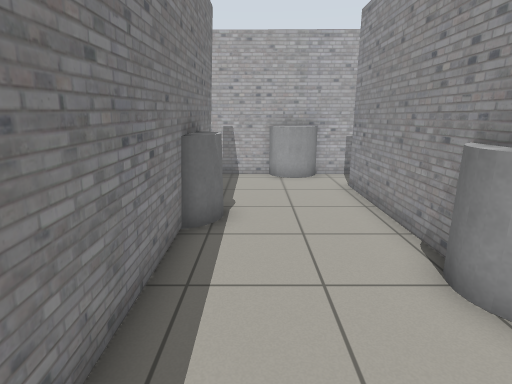
View 1 (above)

14 first-person views from a walk through a robot-simulator world made for Gazebo. The camera is 1.2 m above the floor, tilts 14° down and sees 80° across. The floor is counted in squares, 0.5 m on a side. Each view is taken from the middle of a square. On the plan, view 1 faces up. The plan holds only what a view shows up to about 18 squares ahead; the rest is blank. The place goes on beyond the plan. Robots are left out.

View 2
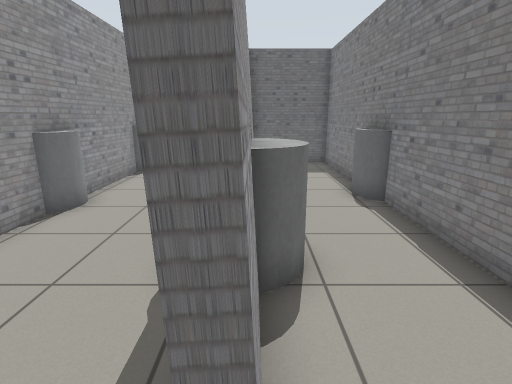

View 3
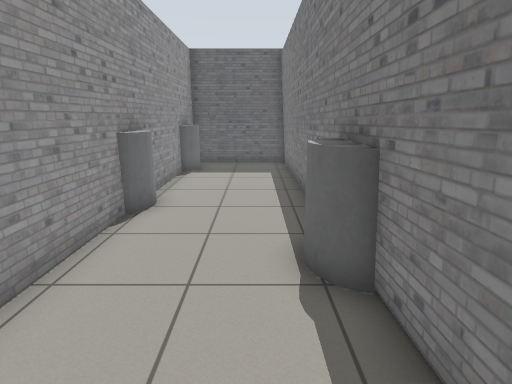

View 4
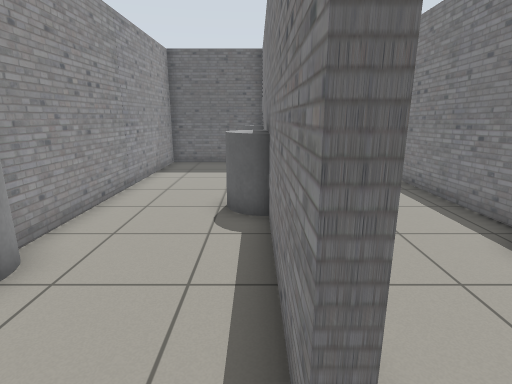

View 5
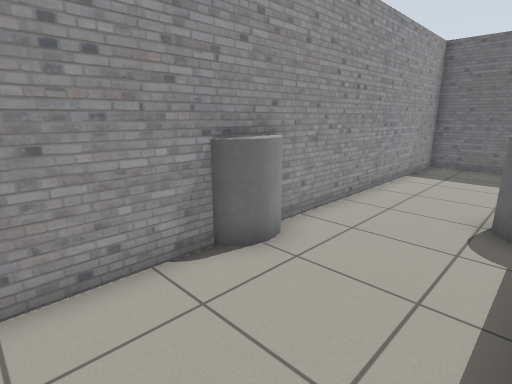

View 6
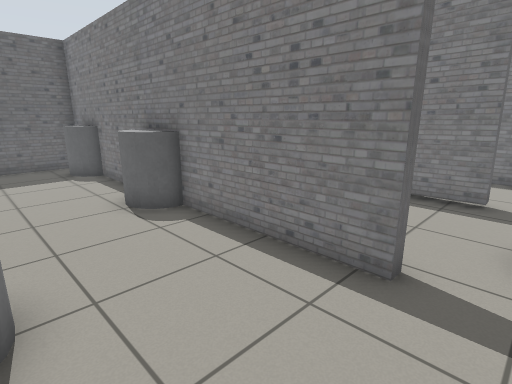

View 7
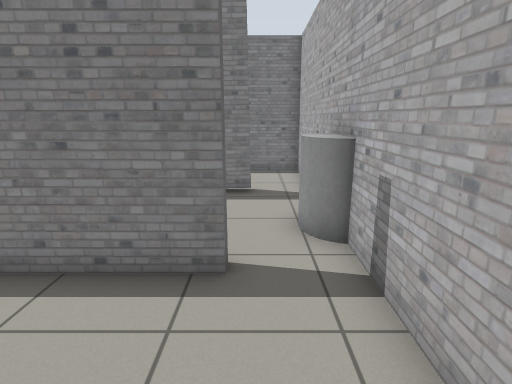

View 8
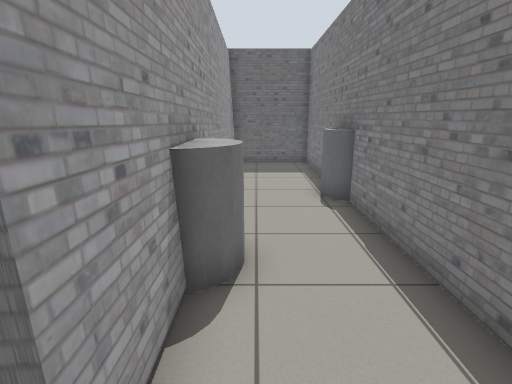

View 9
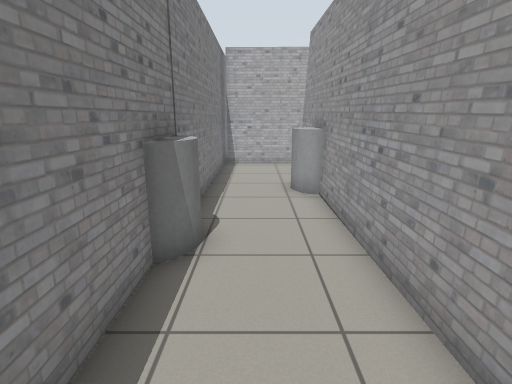

View 10
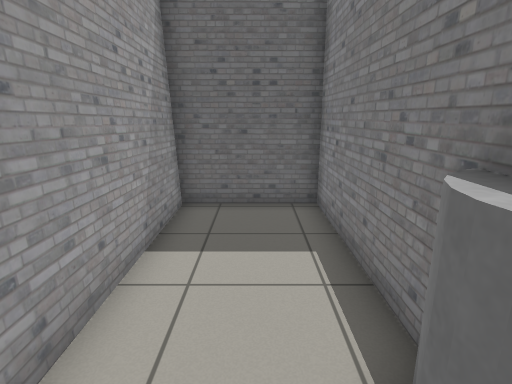

View 11
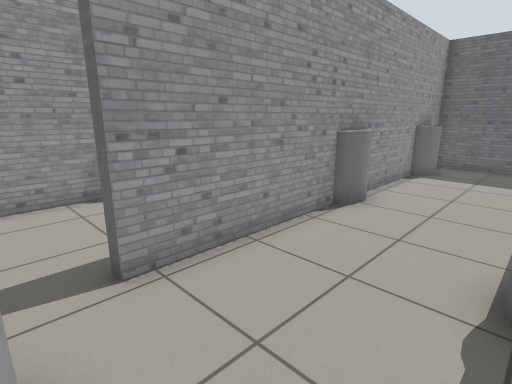

View 12
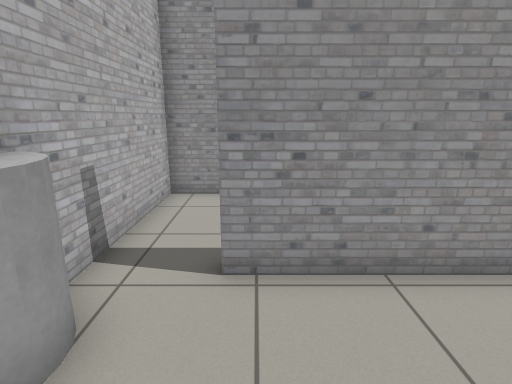

View 13
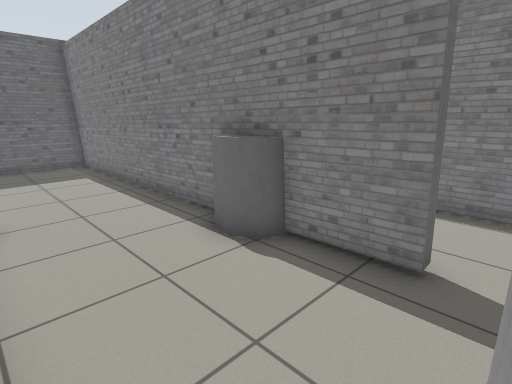

View 14
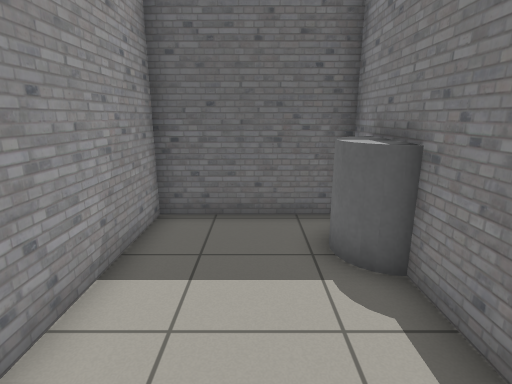

### Floor plan
Points are (right, up) in squares from view 1. A wall is a line through its corners. A room is listed if a view was taken in it or the views show most of it. See-through windows are left out.
Room 1 (views 1, 14)
walls: (3.3, -0.5) (3.3, 2.4); (3.7, 2.6) (3.7, -0.5); (3.3, 5.4) (3.3, 6.6); (3.7, -3.4) (3.7, -4.3) (8.4, -4.3) (8.4, 5.4); (-1.5, 6.7) (-1.4, -4.3) (3.3, -4.3) (3.3, -3.6)
ways out: opening at (1, 6) to room 2; opening at (6.5, 6) to room 4
objects: grey cylinder (3, -3) to (4, -1); grey cylinder (3, 3) to (5, 5)
Room 2 (views 2, 3, 8, 9, 10, 11, 12, 13)
walls: (-1.9, 8.3) (-1.9, 10.8) (-1.5, 10.8) (-1.5, 8.3); (-5.7, 1.6) (-5.7, -4.3) (-1.8, -4.3) (-1.9, 6.6); (3.3, 6.6) (3.3, 10.5); (-5.7, 13) (-5.7, 3.4); (0.7, 12.8) (-5.5, 12.9); (3.5, 12.8) (2.3, 12.8)
low walls: (-2, 10.9) (-2, 8.6)
ways out: opening at (1, 6) to room 1; opening at (4, 11.5) to room 3
objects: grey cylinder (-6, 2) to (-5, 3); grey cylinder (-3, 7) to (-1, 8); grey cylinder (1, 12) to (2, 13)
Room 3 (views 4, 5, 6, 7)
walls: (3.3, 10.5) (3.7, 10.5) (3.7, 8.5); (8.4, 8.8) (8.4, 12.7) (3.5, 12.8)
ways out: opening at (4, 11.5) to room 2; opening at (6.5, 9.5) to room 4
Room 4 (no view inside)
walls: (3.7, 8.5) (3.7, 5.5); (8.4, 5.4) (8.4, 6.4)
ways out: opening at (6.5, 6) to room 1; opening at (6.5, 9.5) to room 3
objects: grey cylinder (8, 7) to (8, 8)

Positions as (right, up) in squares from view 1, and headings:
1: (0, 0), facing up
2: (-2, 12), facing down
3: (0, 12), facing down
4: (4, 12), facing down
5: (4, 12), facing down-right
6: (8, 12), facing down-left
7: (8, 11), facing left
8: (-3, 12), facing down
9: (-4, -3), facing up
10: (-4, 4), facing down
11: (-1, 12), facing down-right
12: (-1, 10), facing right
13: (3, 12), facing down-left
14: (6, 3), facing down
